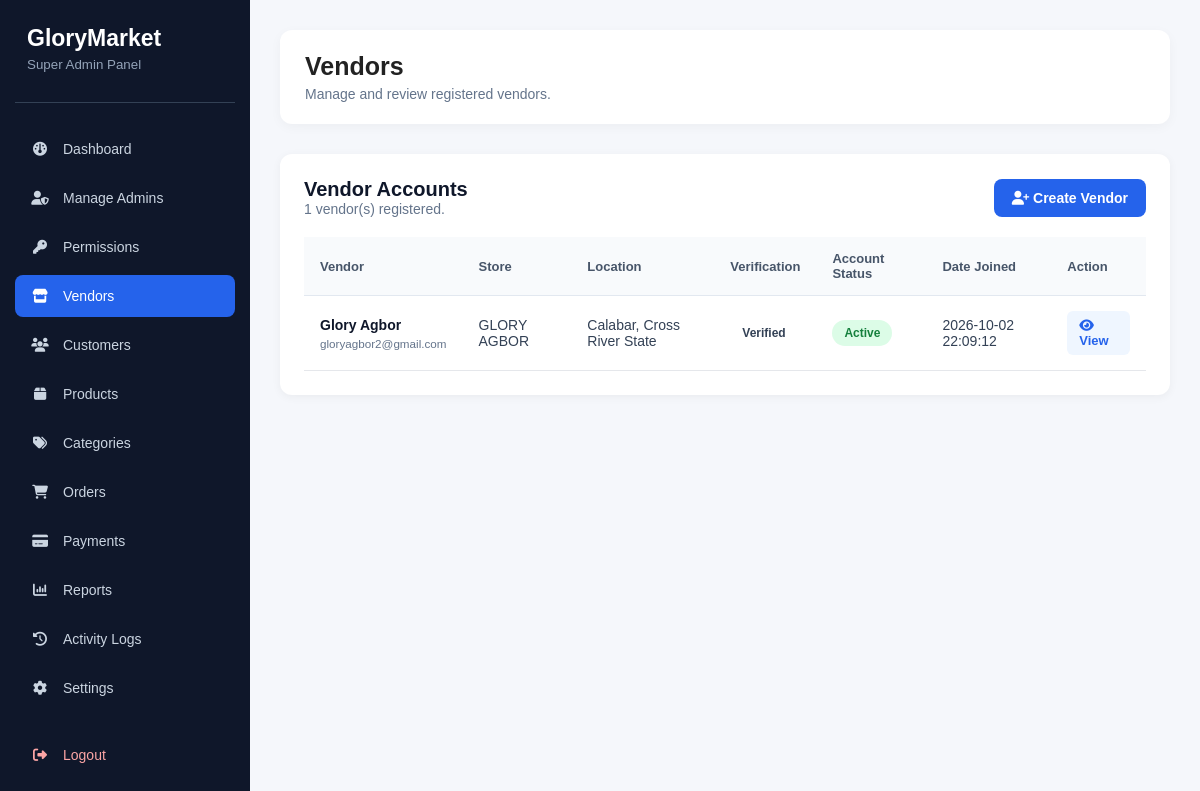
Screenshot of /admin/vendors.php (signed in) with the database file from the repository.
### tables this page shows
CREATE TABLE `vendor_profiles` (
  `id` int(11) NOT NULL,
  `user_id` int(11) NOT NULL,
  `store_name` varchar(150) NOT NULL,
  `store_slug` varchar(180) NOT NULL,
  `business_description` text DEFAULT NULL,
  `business_phone` varchar(20) DEFAULT NULL,
  `business_email` varchar(150) DEFAULT NULL,
  `business_address` text DEFAULT NULL,
  `city` varchar(100) DEFAULT NULL,
  `state` varchar(100) DEFAULT NULL,
  `country` varchar(100) DEFAULT 'Nigeria',
  `logo` varchar(255) DEFAULT NULL,
  `banner` varchar(255) DEFAULT NULL,
  `verification_status` enum('pending','verified','rejected') NOT NULL DEFAULT 'pending',
  `created_at` timestamp NOT NULL DEFAULT current_timestamp(),
  `updated_at` timestamp NOT NULL DEFAULT current_timestamp() ON UPDATE current_timestamp()
);

CREATE TABLE `users` (
  `id` int(11) NOT NULL,
  `full_name` varchar(100) NOT NULL,
  `email` varchar(150) NOT NULL,
  `phone` varchar(20) DEFAULT NULL,
  `profile_picture` varchar(255) DEFAULT NULL,
  `password` varchar(255) NOT NULL,
  `role` enum('super_admin','admin','vendor','customer') NOT NULL DEFAULT 'customer',
  `status` enum('active','inactive','suspended') NOT NULL DEFAULT 'active',
  `email_verified_at` datetime DEFAULT NULL,
  `created_at` timestamp NOT NULL DEFAULT current_timestamp(),
  `updated_at` timestamp NOT NULL DEFAULT current_timestamp() ON UPDATE current_timestamp()
);

### admin/vendors.php (the view, shortened to what this page needs)
<?php
$pdo = getDbConnection();
$stmt = $pdo->prepare("
    SELECT
        u.id,
        u.full_name,
        u.email,
        u.phone,
        u.status,
        u.created_at,
        vp.store_name,
        vp.store_slug,
        vp.city,
        vp.state,
        vp.country,
        vp.verification_status
    FROM users u
    LEFT JOIN vendor_profiles vp
        ON vp.user_id = u.id
    WHERE u.role = 'vendor'
    ORDER BY u.created_at DESC
");
$stmt->execute();
$vendors = $stmt->fetchAll(PDO::FETCH_ASSOC);
?>
<!DOCTYPE html>
<html lang="en">
<head>
    <link
        rel="stylesheet"
        href="../assets/css/admin-dashboard.css"
    >
    <link
        rel="stylesheet"
        href="https://cdnjs.cloudflare.com/ajax/libs/font-awesome/6.5.2/css/all.min.css"
    >
</head>
<body>
<div class="dashboard-wrapper">
    <aside class="sidebar">
        <div class="sidebar-brand">
            <h2>GloryMarket</h2>
            <small>Super Admin Panel</small>
        </div>
        <nav class="sidebar-nav">
            <a href="dashboard.php">
                <i class="fa-solid fa-gauge"></i>
                <span>Dashboard</span>
            </a>
            <a href="admins.php">
                <i class="fa-solid fa-user-shield"></i>
                <span>Manage Admins</span>
            </a>
            <a href="permissions.php">
                <i class="fa-solid fa-key"></i>
                <span>Permissions</span>
            </a>
            <a href="vendors.php" class="active">
                <i class="fa-solid fa-store"></i>
                <span>Vendors</span>
            </a>
            <a href="customers.php">
                <i class="fa-solid fa-users"></i>
                <span>Customers</span>
            </a>
            <a href="products.php">
                <i class="fa-solid fa-box"></i>
                <span>Products</span>
            </a>
            <a href="categories.php">
                <i class="fa-solid fa-tags"></i>
                <span>Categories</span>
            </a>
            <a href="orders.php">
                <i class="fa-solid fa-cart-shopping"></i>
                <span>Orders</span>
            </a>
            <a href="payments.php">
                <i class="fa-solid fa-credit-card"></i>
                <span>Payments</span>
            </a>
            <a href="reports.php">
                <i class="fa-solid fa-chart-column"></i>
                <span>Reports</span>
            </a>
            <a href="activity-logs.php">
                <i class="fa-solid fa-clock-rotate-left"></i>
                <span>Activity Logs</span>
            </a>
            <a href="settings.php">
                <i class="fa-solid fa-gear"></i>
                <span>Settings</span>
            </a>
            <a href="../logout.php" class="logout-link">
                <i class="fa-solid fa-right-from-bracket"></i>
                <span>Logout</span>
            </a>
        </nav>
    </aside>
    <main class="main-content">
        <div class="topbar">
            <div>
                <h1>Vendors</h1>
                <p>
                    Manage and review registered vendors.
                </p>
            </div>
        </div>
        <div class="table-panel">
            <div class="panel-header">
    <div>
        <h2>Vendor Accounts</h2>
        <p>
            <?= count($vendors) ?> vendor(s) registered.
        </p>
    </div>
    <div>
        <a
            href="vendor-create.php"
            class="primary-btn"
        >
            <i class="fa-solid fa-user-plus"></i>
            Create Vendor
        </a>
    </div>
</div>
            <?php if (empty($vendors)): ?>
                <div class="empty-state">
                    <i class="fa-solid fa-store"></i>
                    <h3>No Vendors Found</h3>
                    <p>
                        There are currently no vendor accounts.
                    </p>
                </div>
            <?php else: ?>
                <div class="table-wrapper">
                    <table class="orders-table">
                        <thead>
                            <tr>
                                <th>Vendor</th>
                                <th>Store</th>
                                <th>Location</th>
                                <th>Verification</th>
                                <th>Account Status</th>
                                <th>Date Joined</th>
                                <th>Action</th>
                            </tr>
                        </thead>
                        <tbody>
                        <?php foreach ($vendors as $vendor): ?>
                            <tr>
                                <td>
                                    <strong>
                                        <?= htmlspecialchars($vendor['full_name']) ?>
                                    </strong>
                                    <br>
                                    <small>
                                        <?= htmlspecialchars($vendor['email']) ?>
                                    </small>
                                </td>
                                <td>
                                    <?= htmlspecialchars(
                                        $vendor['store_name'] ?? 'Not Set'
                                    ) ?>
                                </td>
                                <td>
                                    <?php
                                    $location = [];
                                    if (!empty($vendor['city'])) {
                                        $location[] = $vendor['city'];
                                    }
                                    if (!empty($vendor['state'])) {
                                        $location[] = $vendor['state'];
                                    }
                                    echo htmlspecialchars(
                                        !empty($location)
                                            ? implode(', ', $location)
                                            : 'Not Set'
                                    );
                                    ?>
                                </td>
                                <td>
                                    <?php
                                    $verification =
                                        $vendor['verification_status']
                                        ?? 'pending';
                                    ?>
                                    <span class="status-badge">
                                        <?= htmlspecialchars(
                                            ucfirst(str_replace(
                                                '_',
                                                ' ',
                                                $verification
                                            ))
                                        ) ?>
                                    </span>
                                </td>
                                <td>
                                    <span class="status-badge status-<?=
                                        htmlspecialchars($vendor['status'])
                                    ?>">
                                        <?= htmlspecialchars(
                                            ucfirst($vendor['status'])
                                        ) ?>
                                    </span>
                                </td>
                                <td>
                                    <?= htmlspecialchars(
                                        $vendor['created_at']
                                    ) ?>
                                </td>
                                <td>
                                    <a
                                        href="vendor-view.php?id=<?= (int) $vendor['id'] ?>"
                                        class="view-btn"
                                    >
                                        <i class="fa-solid fa-eye"></i>
                                        View
                                    </a>
                                </td>
                            </tr>
                        <?php endforeach; ?>
                        </tbody>
                    </table>
                </div>
            <?php endif; ?>
        </div>
    </main>
</div>
</body>
</html>

### assets/css/admin-dashboard.css (style rules this page uses)
* { margin: 0; padding: 0; box-sizing: border-box; }
body { font-family: 'Segoe UI', Arial, sans-serif; background: #f1f5f9; color: #1e293b; }
.dashboard-wrapper { display: flex; min-height: 100vh; }
.sidebar { width: 250px; background: #0f172a; color: #ffffff; position: fixed; top: 0; left: 0; height: 100vh; overflow-y: auto; padding: 25px 15px; }
.sidebar-brand { padding: 0 12px 30px; border-bottom: 1px solid #334155; }
.sidebar-brand h2 { font-size: 23px; color: #ffffff; }
.sidebar-brand small { display: block; color: #94a3b8; margin-top: 5px; }
.sidebar-nav { margin-top: 25px; }
.sidebar-nav a { display: flex; align-items: center; gap: 13px; padding: 13px 15px; margin-bottom: 7px; color: #cbd5e1; text-decoration: none; border-radius: 8px; font-size: 14px; transition: 0.3s; }
.sidebar-nav a i { width: 20px; text-align: center; }
.sidebar-nav a:hover, .sidebar-nav a.active { background: #2563eb; color: #ffffff; }
.sidebar-nav .logout-link { margin-top: 25px; color: #fca5a5; }
.main-content { margin-left: 250px; width: calc(100% - 250px); padding: 30px; }
.topbar { display: flex; justify-content: space-between; align-items: center; background: #ffffff; padding: 22px 25px; border-radius: 12px; margin-bottom: 30px; box-shadow: 0 3px 12px rgba(0, 0, 0, 0.04); }
.topbar h1 { font-size: 25px; margin-bottom: 5px; }
.topbar p { color: #64748b; font-size: 14px; }
.table-panel { background: #ffffff; border-radius: 12px; padding: 25px; box-shadow: 0 3px 12px rgba(0, 0, 0, 0.04); }
.panel-header { display: flex; justify-content: space-between; align-items: center; margin-bottom: 20px; }
.panel-header h2 { font-size: 20px; color: #0f172a; margin-bottom: 5px; }
.panel-header p { color: #64748b; font-size: 14px; }
.table-wrapper { width: 100%; overflow-x: auto; }
.orders-table { width: 100%; border-collapse: collapse; min-width: 900px; }
.orders-table th { text-align: left; padding: 14px; background: #f8fafc; color: #475569; font-size: 13px; font-weight: 600; border-bottom: 1px solid #e2e8f0; }
.orders-table td { padding: 16px 14px; border-bottom: 1px solid #e2e8f0; color: #334155; font-size: 14px; }
.orders-table td strong { color: #0f172a; }
.orders-table td small { display: block; margin-top: 4px; color: #64748b; }
.status-badge { display: inline-block; padding: 6px 10px; border-radius: 20px; font-size: 12px; font-weight: 600; text-transform: capitalize; }
.view-btn { display: inline-flex; align-items: center; gap: 7px; padding: 8px 12px; background: #2563eb; color: #ffffff; text-decoration: none; border-radius: 6px; font-size: 13px; transition: 0.3s; }
.table-panel { background: #fff; border-radius: 12px; padding: 24px; margin-top: 25px; box-shadow: 0 2px 10px rgba(0, 0, 0, 0.05); }
.panel-header h2 { margin: 0; font-size: 20px; }
.orders-table { width: 100%; border-collapse: collapse; min-width: 800px; }
.orders-table th { padding: 14px 16px; text-align: left; background: #f8fafc; color: #475569; font-size: 13px; }
.orders-table td { padding: 15px 16px; border-bottom: 1px solid #e5e7eb; font-size: 14px; }
.primary-btn { display: inline-block; padding: 11px 18px; background: #2563eb; color: #fff; border: none; border-radius: 8px; text-decoration: none; font-size: 14px; font-weight: 600; cursor: pointer; }
.view-btn { display: inline-block; padding: 7px 12px; background: #eff6ff; color: #2563eb; border-radius: 6px; text-decoration: none; font-size: 13px; font-weight: 600; }
.status-badge { display: inline-block; padding: 5px 10px; border-radius: 20px; font-size: 12px; font-weight: 600; }
.status-active { background: #dcfce7; color: #15803d; }
.status-badge { padding: 6px 12px; border-radius: 20px; font-size: 12px; font-weight: 600; }
.status-badge { display: inline-flex; align-items: center; justify-content: center; padding: 6px 12px; border-radius: 30px; font-size: 11px; font-weight: 700; text-transform: capitalize; white-space: nowrap; }
* { box-sizing: border-box; }
body { margin: 0; padding: 0; background: #f5f7fb; font-family: Arial, sans-serif; color: #222; }
.status-badge { display: inline-block; padding: 6px 12px; border-radius: 20px; font-size: 12px; font-weight: 600; text-transform: capitalize; }
body { margin: 0; background: #f5f7fb; font-family: Arial, sans-serif; }

### rows the page displays
vendor_profiles: user.full_name "Glory Agbor", user.email "gloryagbor2@gmail.com", store_name "GLORY AGBOR", location "Calabar, Cross River State", verification_status "Verified", user.status "Active", user.created_at "2026-10-02 22:09:12"

### other values shown
count($vendors) "1"
